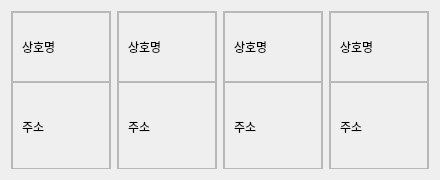
                          <widget class="QFrame" name="frame_rec_attraction">
                           <property name="minimumSize">
                            <size>
                             <width>0</width>
                             <height>180</height>
                            </size>
                           </property>
                           <property name="maximumSize">
                            <size>
                             <width>16777215</width>
                             <height>180</height>
                            </size>
                           </property>
                           <layout class="QHBoxLayout" name="horizontalLayout_12">
                            <item>
                             <widget class="QFrame" name="frame_33">
                              <property name="minimumSize">
                               <size>
                                <width>100</width>
                                <height>0</height>
                               </size>
                              </property>
                              <property name="maximumSize">
                               <size>
                                <width>100</width>
                                <height>162</height>
                               </size>
                              </property>
                              <property name="frameShape">
                               <enum>QFrame::StyledPanel</enum>
                              </property>
                              <property name="frameShadow">
                               <enum>QFrame::Raised</enum>
                              </property>
                              <layout class="QVBoxLayout" name="verticalLayout_18">
                               <property name="spacing">
                                <number>0</number>
                               </property>
                               <property name="leftMargin">
                                <number>0</number>
                               </property>
                               <property name="topMargin">
                                <number>0</number>
                               </property>
                               <property name="rightMargin">
                                <number>0</number>
                               </property>
                               <property name="bottomMargin">
                                <number>0</number>
                               </property>
                               <item>
                                <widget class="QFrame" name="frame_41">
                                 <property name="minimumSize">
                                  <size>
                                   <width>0</width>
                                   <height>70</height>
                                  </size>
                                 </property>
                                 <property name="maximumSize">
                                  <size>
                                   <width>16777215</width>
                                   <height>70</height>
                                  </size>
                                 </property>
                                 <property name="frameShape">
                                  <enum>QFrame::StyledPanel</enum>
                                 </property>
                                 <property name="frameShadow">
                                  <enum>QFrame::Raised</enum>
                                 </property>
                                 <layout class="QHBoxLayout" name="horizontalLayout_22">
                                  <item>
                                   <widget class="QLabel" name="label_2">
                                    <property name="minimumSize">
                                     <size>
                                      <width>78</width>
                                      <height>50</height>
                                     </size>
                                    </property>
                                    <property name="maximumSize">
                                     <size>
                                      <width>78</width>
                                      <height>50</height>
                                     </size>
                                    </property>
                                    <property name="font">
                                     <font>
                                      <family>G마켓 산스 TTF Medium</family>
                                     </font>
                                    </property>
                                    <property name="text">
                                     <string>상호명</string>
                                    </property>
                                   </widget>
                                  </item>
                                 </layout>
                                </widget>
                               </item>
                               <item>
                                <widget class="QFrame" name="frame_42">
                                 <property name="minimumSize">
                                  <size>
                                   <width>0</width>
                                   <height>90</height>
                                  </size>
                                 </property>
                                 <property name="maximumSize">
                                  <size>
                                   <width>16777215</width>
                                   <height>90</height>
                                  </size>
                                 </property>
                                 <property name="frameShape">
                                  <enum>QFrame::StyledPanel</enum>
                                 </property>
                                 <property name="frameShadow">
                                  <enum>QFrame::Raised</enum>
                                 </property>
                                 <layout class="QHBoxLayout" name="horizontalLayout_21">
                                  <item>
                                   <widget class="QLabel" name="label_3">
                                    <property name="minimumSize">
                                     <size>
                                      <width>78</width>
                                      <height>70</height>
                                     </size>
                                    </property>
                                    <property name="maximumSize">
                                     <size>
                                      <width>78</width>
                                      <height>70</height>
                                     </size>
                                    </property>
                                    <property name="font">
                                     <font>
                                      <family>G마켓 산스 TTF Medium</family>
                                     </font>
                                    </property>
                                    <property name="text">
                                     <string>주소</string>
                                    </property>
                                   </widget>
                                  </item>
                                 </layout>
                                </widget>
                               </item>
                              </layout>
                             </widget>
                            </item>
                            <item>
                             <widget class="QFrame" name="frame_34">
                              <property name="minimumSize">
                               <size>
                                <width>100</width>
                                <height>0</height>
                               </size>
                              </property>
                              <property name="maximumSize">
                               <size>
                                <width>100</width>
                                <height>162</height>
                               </size>
                              </property>
                              <property name="frameShape">
                               <enum>QFrame::StyledPanel</enum>
                              </property>
                              <property name="frameShadow">
                               <enum>QFrame::Raised</enum>
                              </property>
                              <layout class="QVBoxLayout" name="verticalLayout_19">
                               <property name="spacing">
                                <number>0</number>
                               </property>
                               <property name="leftMargin">
                                <number>0</number>
                               </property>
                               <property name="topMargin">
                                <number>0</number>
                               </property>
                               <property name="rightMargin">
                                <number>0</number>
                               </property>
                               <property name="bottomMargin">
                                <number>0</number>
                               </property>
                               <item>
                                <widget class="QFrame" name="frame_43">
                                 <property name="minimumSize">
                                  <size>
                                   <width>0</width>
                                   <height>70</height>
                                  </size>
                                 </property>
                                 <property name="maximumSize">
                                  <size>
                                   <width>16777215</width>
                                   <height>70</height>
                                  </size>
                                 </property>
                                 <property name="frameShape">
                                  <enum>QFrame::StyledPanel</enum>
                                 </property>
                                 <property name="frameShadow">
                                  <enum>QFrame::Raised</enum>
                                 </property>
                                 <layout class="QHBoxLayout" name="horizontalLayout_23">
                                  <item>
                                   <widget class="QLabel" name="label_7">
                                    <property name="minimumSize">
                                     <size>
                                      <width>78</width>
                                      <height>50</height>
                                     </size>
                                    </property>
                                    <property name="maximumSize">
                                     <size>
                                      <width>78</width>
                                      <height>50</height>
                                     </size>
                                    </property>
                                    <property name="font">
                                     <font>
                                      <family>G마켓 산스 TTF Medium</family>
                                     </font>
                                    </property>
                                    <property name="text">
                                     <string>상호명</string>
                                    </property>
                                   </widget>
                                  </item>
                                 </layout>
                                </widget>
                               </item>
                               <item>
                                <widget class="QFrame" name="frame_44">
                                 <property name="minimumSize">
                                  <size>
                                   <width>0</width>
                                   <height>90</height>
                                  </size>
                                 </property>
                                 <property name="maximumSize">
                                  <size>
                                   <width>16777215</width>
                                   <height>90</height>
                                  </size>
                                 </property>
                                 <property name="frameShape">
                                  <enum>QFrame::StyledPanel</enum>
                                 </property>
                                 <property name="frameShadow">
                                  <enum>QFrame::Raised</enum>
                                 </property>
                                 <layout class="QHBoxLayout" name="horizontalLayout_24">
                                  <item>
                                   <widget class="QLabel" name="label_19">
                                    <property name="minimumSize">
                                     <size>
                                      <width>78</width>
                                      <height>70</height>
                                     </size>
                                    </property>
                                    <property name="maximumSize">
                                     <size>
                                      <width>78</width>
                                      <height>70</height>
                                     </size>
                                    </property>
                                    <property name="font">
                                     <font>
                                      <family>G마켓 산스 TTF Medium</family>
                                     </font>
                                    </property>
                                    <property name="text">
                                     <string>주소</string>
                                    </property>
                                   </widget>
                                  </item>
                                 </layout>
                                </widget>
                               </item>
                              </layout>
                             </widget>
                            </item>
                            <item>
                             <widget class="QFrame" name="frame_35">
                              <property name="minimumSize">
                               <size>
                                <width>100</width>
                                <height>0</height>
                               </size>
                              </property>
                              <property name="maximumSize">
                               <size>
                                <width>100</width>
                                <height>162</height>
                               </size>
                              </property>
                              <property name="frameShape">
                               <enum>QFrame::StyledPanel</enum>
                              </property>
                              <property name="frameShadow">
                               <enum>QFrame::Raised</enum>
                              </property>
                              <layout class="QVBoxLayout" name="verticalLayout_21">
                               <property name="spacing">
                                <number>0</number>
                               </property>
                               <property name="leftMargin">
                                <number>0</number>
                               </property>
                               <property name="topMargin">
                                <number>0</number>
                               </property>
                               <property name="rightMargin">
                                <number>0</number>
                               </property>
                               <property name="bottomMargin">
                                <number>0</number>
                               </property>
                               <item>
                                <widget class="QFrame" name="frame_45">
                                 <property name="minimumSize">
                                  <size>
                                   <width>0</width>
                                   <height>70</height>
                                  </size>
                                 </property>
                                 <property name="maximumSize">
                                  <size>
                                   <width>16777215</width>
                                   <height>70</height>
                                  </size>
                                 </property>
                                 <property name="frameShape">
                                  <enum>QFrame::StyledPanel</enum>
                                 </property>
                                 <property name="frameShadow">
                                  <enum>QFrame::Raised</enum>
                                 </property>
                                 <layout class="QHBoxLayout" name="horizontalLayout_25">
                                  <item>
                                   <widget class="QLabel" name="label_8">
                                    <property name="minimumSize">
                                     <size>
                                      <width>78</width>
                                      <height>50</height>
                                     </size>
                                    </property>
                                    <property name="maximumSize">
                                     <size>
                                      <width>78</width>
                                      <height>50</height>
                                     </size>
                                    </property>
                                    <property name="font">
                                     <font>
                                      <family>G마켓 산스 TTF Medium</family>
                                     </font>
                                    </property>
                                    <property name="text">
                                     <string>상호명</string>
                                    </property>
                                   </widget>
                                  </item>
                                 </layout>
                                </widget>
                               </item>
                               <item>
                                <widget class="QFrame" name="frame_46">
                                 <property name="minimumSize">
                                  <size>
                                   <width>0</width>
                                   <height>90</height>
                                  </size>
                                 </property>
                                 <property name="maximumSize">
                                  <size>
                                   <width>16777215</width>
                                   <height>90</height>
                                  </size>
                                 </property>
                                 <property name="frameShape">
                                  <enum>QFrame::StyledPanel</enum>
                                 </property>
                                 <property name="frameShadow">
                                  <enum>QFrame::Raised</enum>
                                 </property>
                                 <layout class="QHBoxLayout" name="horizontalLayout_26">
                                  <item>
                                   <widget class="QLabel" name="label_20">
                                    <property name="minimumSize">
                                     <size>
                                      <width>78</width>
                                      <height>70</height>
                                     </size>
                                    </property>
                                    <property name="maximumSize">
                                     <size>
                                      <width>78</width>
                                      <height>70</height>
                                     </size>
                                    </property>
                                    <property name="font">
                                     <font>
                                      <family>G마켓 산스 TTF Medium</family>
                                     </font>
                                    </property>
                                    <property name="text">
                                     <string>주소</string>
                                    </property>
                                   </widget>
                                  </item>
                                 </layout>
                                </widget>
                               </item>
                              </layout>
                             </widget>
                            </item>
                            <item>
                             <widget class="QFrame" name="frame_36">
                              <property name="minimumSize">
                               <size>
                                <width>100</width>
                                <height>0</height>
                               </size>
                              </property>
                              <property name="maximumSize">
                               <size>
                                <width>100</width>
                                <height>162</height>
                               </size>
                              </property>
                              <property name="frameShape">
                               <enum>QFrame::StyledPanel</enum>
                              </property>
                              <property name="frameShadow">
                               <enum>QFrame::Raised</enum>
                              </property>
                              <layout class="QVBoxLayout" name="verticalLayout_23">
                               <property name="spacing">
                                <number>0</number>
                               </property>
                               <property name="leftMargin">
                                <number>0</number>
                               </property>
                               <property name="topMargin">
                                <number>0</number>
                               </property>
                               <property name="rightMargin">
                                <number>0</number>
                               </property>
                               <property name="bottomMargin">
                                <number>0</number>
                               </property>
                               <item>
                                <widget class="QFrame" name="frame_47">
                                 <property name="minimumSize">
                                  <size>
                                   <width>0</width>
                                   <height>70</height>
                                  </size>
                                 </property>
                                 <property name="maximumSize">
                                  <size>
                                   <width>16777215</width>
                                   <height>70</height>
                                  </size>
                                 </property>
                                 <property name="frameShape">
                                  <enum>QFrame::StyledPanel</enum>
                                 </property>
                                 <property name="frameShadow">
                                  <enum>QFrame::Raised</enum>
                                 </property>
                                 <layout class="QHBoxLayout" name="horizontalLayout_27">
                                  <item>
                                   <widget class="QLabel" name="label_9">
                                    <property name="minimumSize">
                                     <size>
                                      <width>78</width>
                                      <height>50</height>
                                     </size>
                                    </property>
                                    <property name="maximumSize">
                                     <size>
                                      <width>78</width>
                                      <height>50</height>
                                     </size>
                                    </property>
                                    <property name="font">
                                     <font>
                                      <family>G마켓 산스 TTF Medium</family>
                                     </font>
                                    </property>
                                    <property name="text">
                                     <string>상호명</string>
                                    </property>
                                   </widget>
                                  </item>
                                 </layout>
                                </widget>
                               </item>
                               <item>
                                <widget class="QFrame" name="frame_48">
                                 <property name="minimumSize">
                                  <size>
                                   <width>0</width>
                                   <height>90</height>
                                  </size>
                                 </property>
                                 <property name="maximumSize">
                                  <size>
                                   <width>16777215</width>
                                   <height>90</height>
                                  </size>
                                 </property>
                                 <property name="frameShape">
                                  <enum>QFrame::StyledPanel</enum>
                                 </property>
                                 <property name="frameShadow">
                                  <enum>QFrame::Raised</enum>
                                 </property>
                                 <layout class="QHBoxLayout" name="horizontalLayout_28">
                                  <item>
                                   <widget class="QLabel" name="label_21">
                                    <property name="minimumSize">
                                     <size>
                                      <width>78</width>
                                      <height>70</height>
                                     </size>
                                    </property>
                                    <property name="maximumSize">
                                     <size>
                                      <width>78</width>
                                      <height>70</height>
                                     </size>
                                    </property>
                                    <property name="font">
                                     <font>
                                      <family>G마켓 산스 TTF Medium</family>
                                     </font>
                                    </property>
                                    <property name="text">
                                     <string>주소</string>
                                    </property>
                                   </widget>
                                  </item>
                                 </layout>
                                </widget>
                               </item>
                              </layout>
                             </widget>
                            </item>
                           </layout>
                          </widget>
